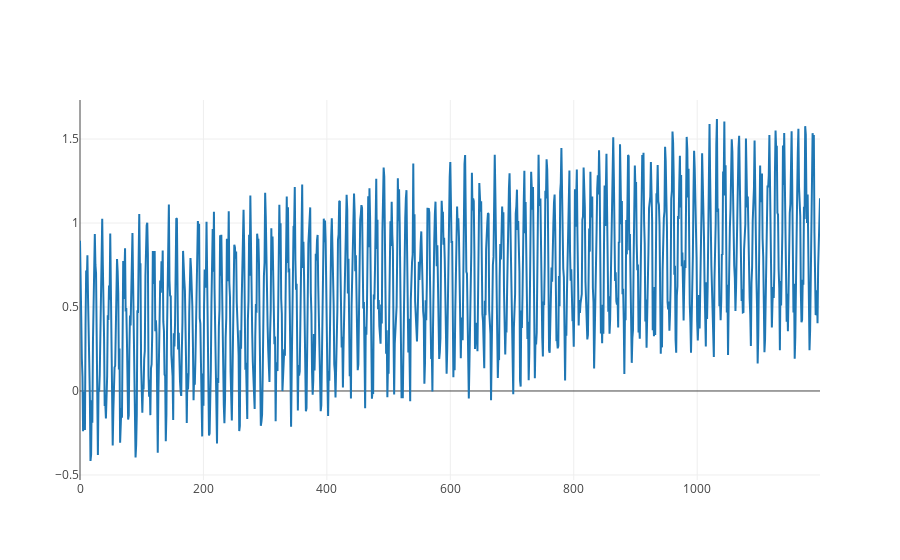

Notebook cell for this chart:
### Markdown cell above
## Generating the Data and Visualizing It

The data is basically random gaussian noise, combined with a logarthmic trend, and a cosine-waveform of seasonality with a period of 12 units. In other words, you can think of this data as representing some time series over one hundred years with yearly seasonality.

### Code cell
size = 1200
x = np.arange(size)
com1 = np.random.rand(size)*.5
com2 = np.log(np.linspace(1,2,size))
com3 = np.array([np.cos(2*np.pi*np.arange(12)/12)*.5 for i in range(100)]).reshape(size,)
ts = com1+com2+com3

trace = go.Scatter(
    x=x,
    y=ts
)

fig = [trace]
iplot(fig)

### Figure 1 — Plotly figure (JSON) as saved in the notebook; plotly's stock layout.template omitted (floating-point values rounded to 4 significant figures; data arrays with more than 128 entries replaced by an {"elided": "..."} marker saying what was removed)
{"data": [{"type": "scatter", "x": {"elided": "1200 int values"}, "y": {"elided": "1200 float values"}}], "layout": {}}
